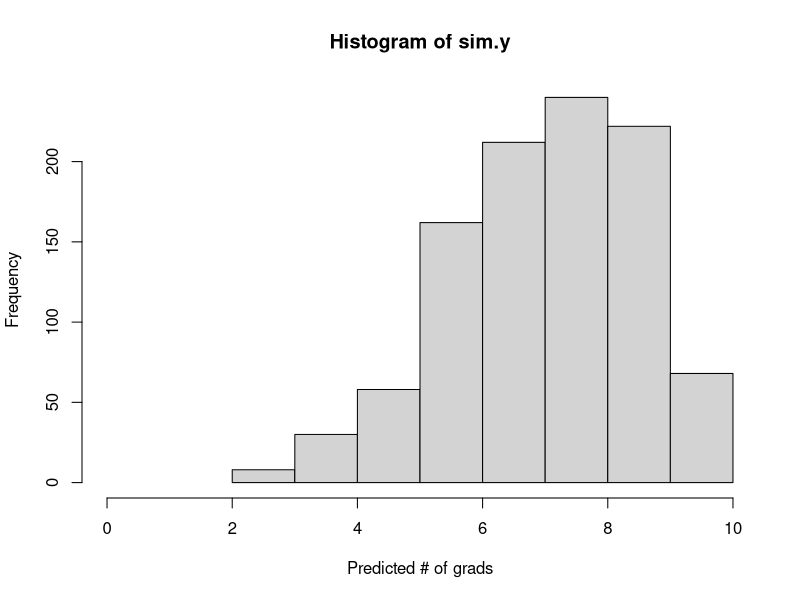

The R source for this figure:
#########################################################################
# Exercise 2
# Estimating a proportion and prediction of a future sample
########################################################################

# Define the parameters of the beta posterior

a=23; b=8

# Use the qbeta function to construct a 90% interval estimate

interval.est=qbeta(c(.05,.95),a,b)
interval.est
# Find P(p > .6) by use of the pbeta function

prob=1-pbeta(.6,a,b)
prob

# Simulate 1000 draws from the beta(a, b) distribution

sim.p=rbeta(1000,a,b)

# Simulate 1000 draws from the posterior predictive distribution

sim.y=rbinom(1000,10,sim.p)
hist(sim.y, xlim=c(0,10), xlab="Predicted # of grads")

# Tabulate the predictive distribution

table(sim.y)

# Compute the predictive probability that 9 or 10 will graduate
# by inspection, you compute this probability from the table.  Or do

prob1 = sum(sim.y >= 9)/1000
prob1
# Compute the probability of observing between 4 and 8 graduates.
prob2 = (sum(sim.y <= 8) - sum(sim.y <= 4))/1000
prob2
# Summarize the posterior predictive distribution of the number of
# among 10 future students.
summary(sim.y)
